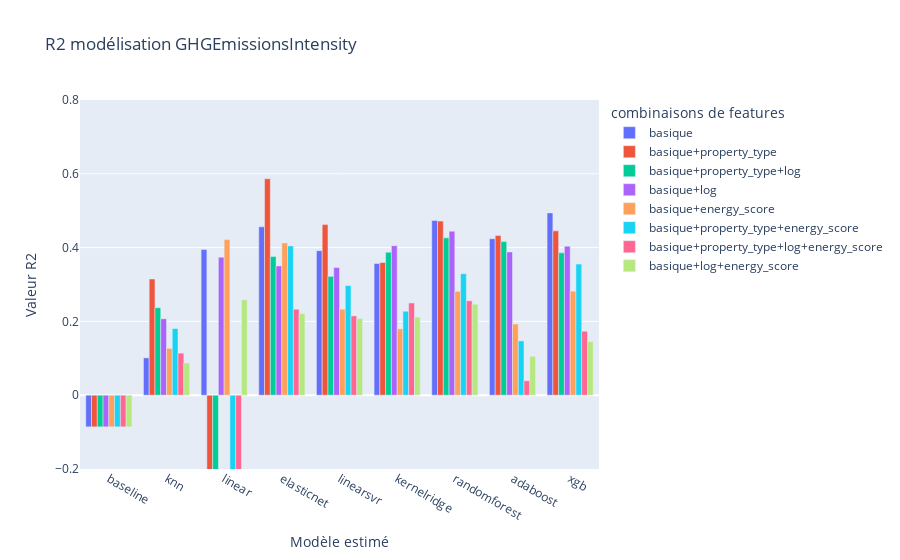

Notebook source saved alongside this figure:
### Code cell
estimator_names=[estimator["name"] for estimator in estimators]
fig_data = []
for c in df_benchmark["features"].unique():
    y = []
    for e in estimator_names:
        y.append(df_benchmark.loc[(df_benchmark["estimator"]==e) & (df_benchmark["features"]==c)]["r2_test"].iloc[0])
    fig_data.append(
        go.Bar(name=c, x=estimator_names, y=y)
    )

fig = go.Figure(data=fig_data)
# Change the bar mode
fig.update_layout(
    barmode='group', 
    yaxis_range=[-0.2,0.8], 
    height=800,
    title=f"R2 modélisation {target}",
    xaxis_title="Modèle estimé",
    yaxis_title="Valeur R2",
    legend_title="combinaisons de features"
)
fig.show()

### Figure 1 — Plotly figure (JSON) as saved in the notebook; plotly's stock layout.template omitted (floating-point values rounded to 4 significant figures)
{"data": [{"name": "basique", "type": "bar", "x": ["baseline", "knn", "linear", "elasticnet", "linearsvr", "kernelridge", "randomforest", "adaboost", "xgb"], "y": [-0.08573, 0.1012, 0.3949, 0.4563, 0.3917, 0.3571, 0.4736, 0.4239, 0.494]}, {"name": "basique+property_type", "type": "bar", "x": ["baseline", "knn", "linear", "elasticnet", "linearsvr", "kernelridge", "randomforest", "adaboost", "xgb"], "y": [-0.08573, 0.3149, -11.89, 0.5867, 0.4623, 0.3596, 0.4718, 0.4331, 0.4455]}, {"name": "basique+property_type+log", "type": "bar", "x": ["baseline", "knn", "linear", "elasticnet", "linearsvr", "kernelridge", "randomforest", "adaboost", "xgb"], "y": [-0.08573, 0.2371, -5.795, 0.3757, 0.3221, 0.3877, 0.4264, 0.4162, 0.3858]}, {"name": "basique+log", "type": "bar", "x": ["baseline", "knn", "linear", "elasticnet", "linearsvr", "kernelridge", "randomforest", "adaboost", "xgb"], "y": [-0.08573, 0.207, 0.3739, 0.3503, 0.3461, 0.4051, 0.4444, 0.3883, 0.4039]}, {"name": "basique+energy_score", "type": "bar", "x": ["baseline", "knn", "linear", "elasticnet", "linearsvr", "kernelridge", "randomforest", "adaboost", "xgb"], "y": [-0.08573, 0.1269, 0.4217, 0.4126, 0.2333, 0.1798, 0.2815, 0.1929, 0.282]}, {"name": "basique+property_type+energy_score", "type": "bar", "x": ["baseline", "knn", "linear", "elasticnet", "linearsvr", "kernelridge", "randomforest", "adaboost", "xgb"], "y": [-0.08573, 0.1806, -14.98, 0.4047, 0.2972, 0.2276, 0.3292, 0.1471, 0.3553]}, {"name": "basique+property_type+log+energy_score", "type": "bar", "x": ["baseline", "knn", "linear", "elasticnet", "linearsvr", "kernelridge", "randomforest", "adaboost", "xgb"], "y": [-0.08573, 0.1139, -15.13, 0.233, 0.2149, 0.25, 0.2558, 0.03923, 0.1734]}, {"name": "basique+log+energy_score", "type": "bar", "x": ["baseline", "knn", "linear", "elasticnet", "linearsvr", "kernelridge", "randomforest", "adaboost", "xgb"], "y": [-0.08573, 0.08727, 0.2588, 0.2214, 0.2083, 0.2118, 0.2467, 0.1054, 0.145]}], "layout": {"autosize": true, "barmode": "group", "legend": {"title": {"text": "combinaisons de features"}}, "title": {"text": "R2 modélisation GHGEmissionsIntensity"}, "xaxis": {"autorange": true, "range": [-0.5, 8.5], "title": {"text": "Modèle estimé"}, "type": "category"}, "yaxis": {"range": [-0.2, 0.8], "title": {"text": "Valeur R2"}, "type": "linear"}}}
